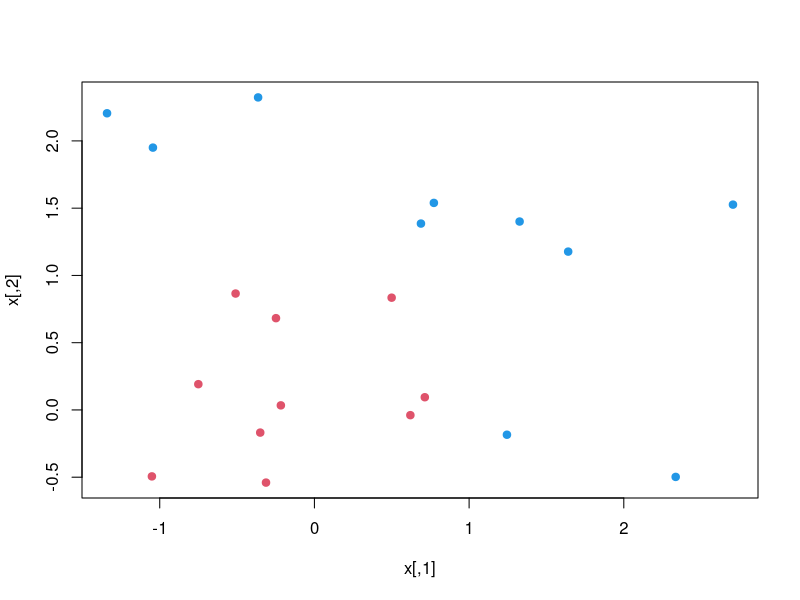
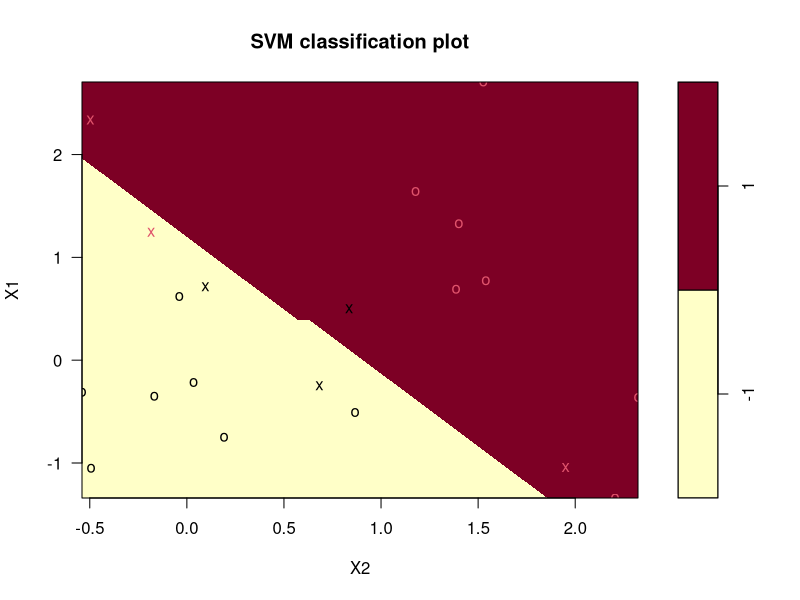
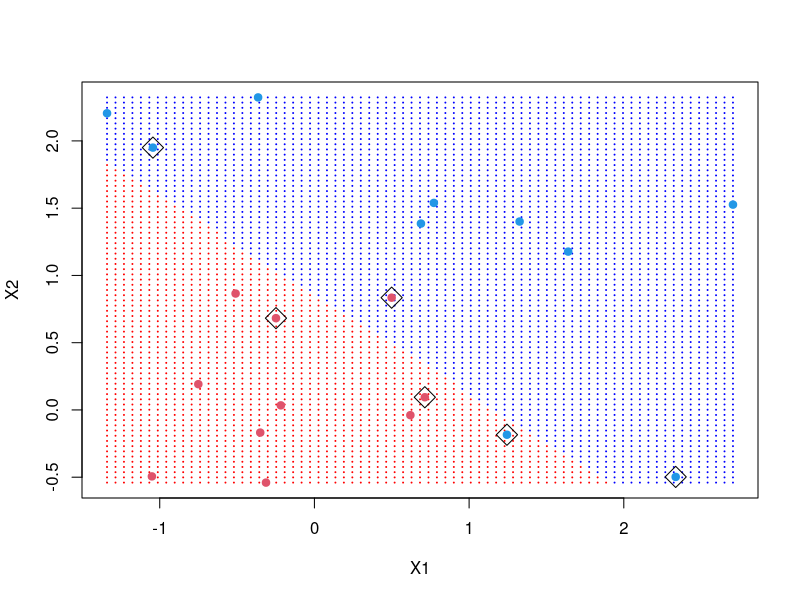
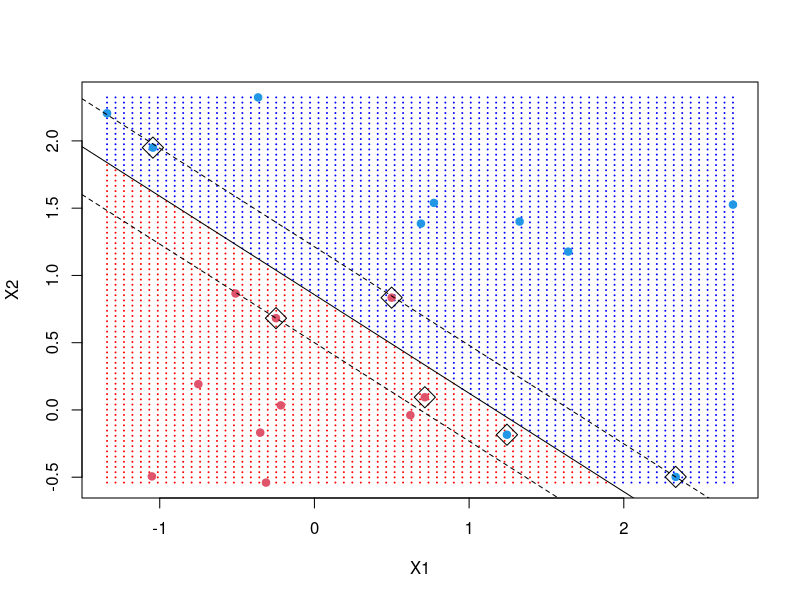

The R source for these figures, in order:
rm(list=ls())
library(e1071)


set.seed(10111)
x = matrix(rnorm(40), 20, 2)
y = rep(c(-1, 1), c(10, 10))
x[y == 1,] = x[y == 1,] + 1
plot(x, col = y + 3, pch = 19)


dat = data.frame(x, y = as.factor(y))
svmfit = svm(y ~ ., data = dat, kernel = "linear", cost = 10, scale = FALSE)
print(svmfit)
summary(svmfit)

plot(svmfit, dat)



###do the same by generating 80 units from an exponential distribution with means equal to 0.5


###do prediction by creating the grid
make.grid = function(x, n = 75) {
  grange = apply(x, 2, range)
  x1 = seq(from = grange[1,1], to = grange[2,1], length = n)
  x2 = seq(from = grange[1,2], to = grange[2,2], length = n)
  expand.grid(X1 = x1, X2 = x2)
}

xgrid = make.grid(x)
xgrid[1:10,]


ygrid = predict(svmfit, xgrid)
plot(xgrid, col = c("red","blue")[as.numeric(ygrid)], pch = 20, cex = .2)
points(x, col = y + 3, pch = 19)
points(x[svmfit$index,], pch = 5, cex = 2)

###Divide in group: do the same for the exponential distribution. Which one is better?





###get the coefficient
beta = drop(t(svmfit$coefs)%*%x[svmfit$index,])
beta0 = svmfit$rho

plot(xgrid, col = c("red", "blue")[as.numeric(ygrid)], pch = 20, cex = .2)
points(x, col = y + 3, pch = 19)
points(x[svmfit$index,], pch = 5, cex = 2)
abline(beta0 / beta[2], -beta[1] / beta[2])
abline((beta0 - 1) / beta[2], -beta[1] / beta[2], lty = 2)
abline((beta0 + 1) / beta[2], -beta[1] / beta[2], lty = 2)

